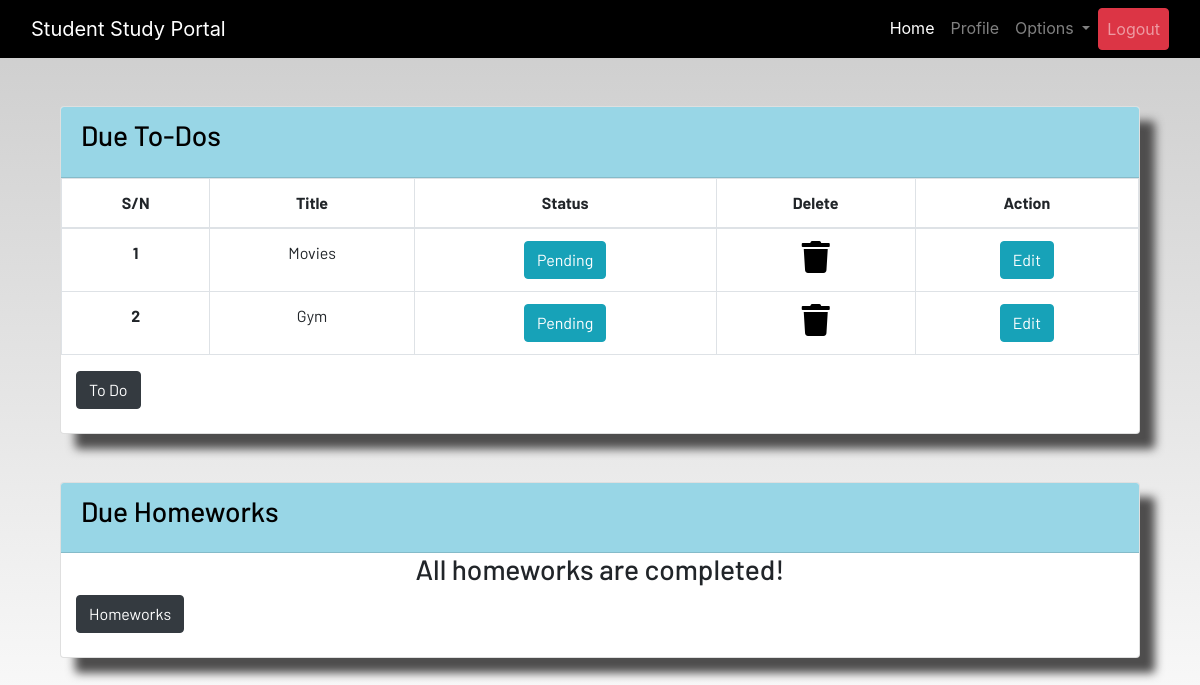
The page /profile (signed in) on the database as committed earlier.
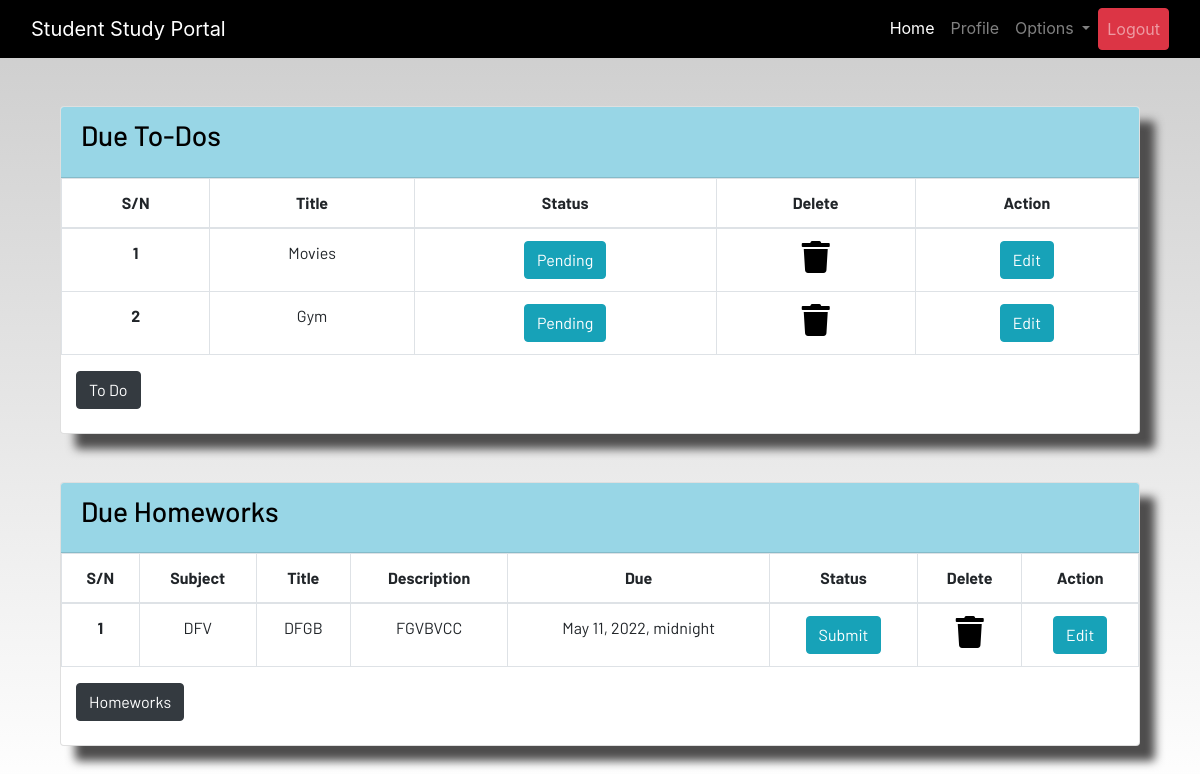
The same page on the database as committed later.
### dashboard/models.py (models this page shows, shortened)
class ToDo(models.Model):
    user = models.ForeignKey(User, on_delete=models.CASCADE)
    title = models.CharField(_('ToDo'),max_length=100)
    due = models.DateTimeField()
    is_finished = models.BooleanField(default=False)
    class Meta:
        verbose_name = "ToDo"
        verbose_name_plural = "ToDo"

class Homework(models.Model):
    user = models.ForeignKey(User, on_delete=models.CASCADE)
    subject = models.CharField(_('Subject'),max_length=50)
    title = models.CharField(_('Title'),max_length=100)
    description = models.TextField()
    due = models.DateTimeField()
    is_finished = models.BooleanField(default=False)
    class Meta:
        verbose_name = "Homework"
        verbose_name_plural = "Homeworks"

### dashboard/views.py (the view)
# urls.py: path('profile', views.profile, name='profile'),
@login_required
def profile(request):
    homeworks = Homework.objects.filter(is_finished=False, user=request.user)
    todos = ToDo.objects.filter(is_finished=False, user=request.user)
    if len(homeworks) == 0:
        homework_done = True
    else:
        homework_done = False
    if len(todos) == 0:
        todos_done = True
    else:
        todos_done = False
    data = {
        'homeworks':homeworks,
        'todos':todos,
        'homework_done':homework_done,
        'todos_done':todos_done
    }
    return render(request, 'dashboard/profile.html', data)

### dashboard/templates/dashboard/profile.html (shortened to what the changed rows need)
{% extends 'dashboard/base.html' %}
{% load static %}
{% load crispy_forms_tags%}
{% block content %}
<div class="container">
    <section class="content">
        <div class="container-fluid">
            <div class="row">
                <div class="col-md-12">
                    <div class="card">
                        <div class="card-body table-responsive p-0">
                            {% if not todo_done %}
                            <table class="table table-hover text-nowrap table-bordered">
                                <thead style="text-align:center">
                                    <tr>
                                        <th scope="col">S/N</th>
                                        <th scope="col">Title</th>
                                        <th scope="col">Status</th>
                                        <th scope="col">Delete</th>
                                        <th scope="col">Action</th>
                                    </tr>
                                </thead>
                                <tbody style="text-align: center;">
                                    {% for todo in todos %}
                                    <tr>
                                        <th scope="row">{{forloop.counter}}</th>
                                        <td>{{todo.title}}</td>
                                        <td>
                                            <a href="{% url 'update-todo' todo.id %">
                                                <div>
                                                    {% if todo.is_finished == True %}
                                                    <button class="btn btn-info">Pending</button>
                                                    {% endif %}
                                                </div>
                                            </a>
                                        </td>
                                        <td>
                                            <a href="{% url 'delete-todo' todo.id %}"><i
                                                    class="fa fa-trash fa-2x"></i></a>
                                        </td>
                                        <td><a href="#" class="btn btn-info">Edit</button></a>
                                    </tr>
                                </tbody>
                            </table>
                            {% else %}
                            <br>
                        </div>
                    </div>
                </div>
            </div>
        </div>
    </section>
</div>
<br><br>
<div class="container">
    <section class="content">
        <div class="container-fluid">
            <div class="row">
                <div class="col-md-12">
                    <div class="card">
                        <div class="card-body table-responsive p-0">
                            {% if not homework_done %}
                            <table class="table table-hover text-nowrap table-bordered">
                                <thead style="text-align:center">
                                    <tr>
                                        <th scope="col">S/N</th>
                                        <th scope="col">Subject</th>
                                        <th scope="col">Title</th>
                                        <th scope="col">Description</th>
                                        <th scope="col">Due</th>
                                        <th scope="col">Status</th>
                                        <th scope="col">Delete</th>
                                        <th scope="col">Action</th>
                                    </tr>
                                </thead>
                                <tbody style="text-align: center;">
                                    {% for homework in homeworks %}
                                    <tr>
                                        <th scope="row">{{forloop.counter}}</th>
                                        <td>{{homework.subject}}</td>
                                        <td>{{homework.title}}</td>
                                        <td>{{homework.description}}</td>
                                        <td>{{homework.due}}</td>
                                        <td>
                                            <a href="{% url 'update-homework' homework.id %}">
                                                <div>
                                                    {% if homework.is_finished == True %}
                                                    <button class="btn btn-success">Submitted</button>
                                                    {% else %}
                                                    <button class="btn btn-info">Submit</button>
                                                    {% endif %}
                                                </div>
                                            </a>
                                        </td>
                                        <td><a href="{% url 'delete-homework' homework.id %}"><i
                                                    class="fa fa-trash fa-2x"></i></a></td>
                                        <td><a href="#" class="btn btn-info">Edit</button></a>
                                    </tr>
                                    {% endfor %}
                                </tbody>
                            </table>
                            {% else %}
                            <div class="container" style="text-align: center;">
                                <h3>All homeworks are completed!</h3>
                            </div>
                            {% endif %}
                            <br>
                        </div>
                    </div>
                </div>
            </div>
        </div>
    </section>
</div>
{% endblock content %}

Rows that differ between the two databases and show on the page:
added Homework: subject "DFV", title "DFGB", description "FGVBVCC", due "May 11, 2022, midnight", is_finished "Submit"
Other text that changed with them:
text no longer shown: "All homeworks are completed!"
text now shown: "S/N Subject Title Description Due Status Delete Action"
